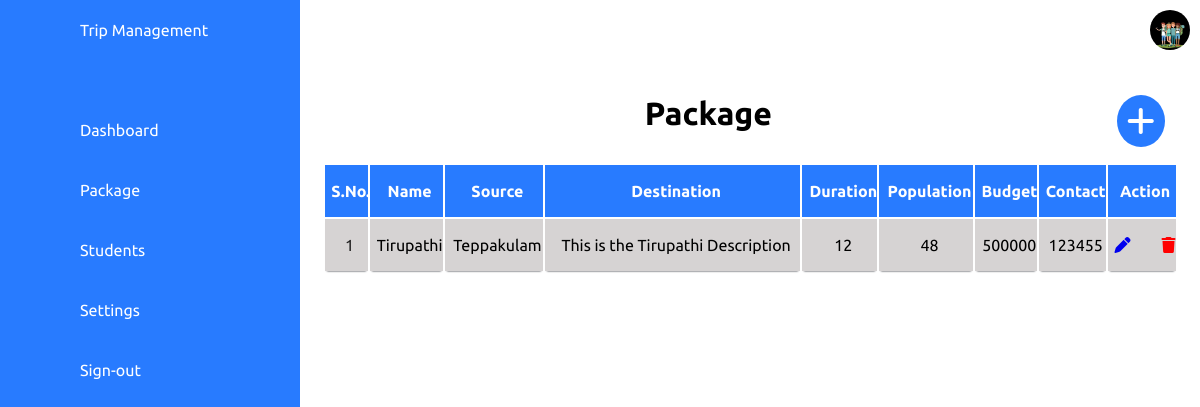
Screenshot of /admin/package.php with the database file from the repository.
### tables this page shows
CREATE TABLE `package` (
  `id` int(11) NOT NULL,
  `Name` varchar(255) NOT NULL,
  `Description` varchar(255) NOT NULL,
  `image` varchar(255) NOT NULL,
  `Source` varchar(255) NOT NULL,
  `Destination` varchar(255) NOT NULL,
  `Duration` varchar(255) NOT NULL,
  `Population` int(255) NOT NULL,
  `Budget` int(255) NOT NULL,
  `Contact` bigint(255) NOT NULL,
  `created_at` timestamp NOT NULL DEFAULT current_timestamp() ON UPDATE current_timestamp()
);

### admin/package.php (the view, shortened to what this page needs)
<?php include 'config/connection.php'; ?>
<!DOCTYPE html>
<html lang="en">
<head>
    <link rel="stylesheet" href="css/dashboard.css">
    <link rel="stylesheet" href="https://cdnjs.cloudflare.com/ajax/libs/font-awesome/6.6.0/css/all.min.css" />
</head>
<body>
    <div class="container">
        <?php include 'base.php'; ?>
         <div class="main">
            <div class="topbar">
                <div class="toggle">
                </div>
                <div class="user">
                    <img src="../images/bg-2.jpeg">
                </div>
            </div>
            <h1 class="content-title">Package <a href="addPackage.php"><i class="fa-solid fa-plus"></i></a> </h1>
            <table class="table_container">
                    <thead>
                      <tr>
                        <th><h1>S.No.</h1></th>
                        <th><h1>Name</h1></th>
                        <th><h1>Source</h1></th>
                        <th><h1>Destination</h1></th>
                        <th><h1>Duration</h1></th>
                        <th><h1>Population</h1></th>
                        <th><h1>Budget</h1></th>
                        <th><h1>Contact</h1></th>
                        <th><h1>Action</h1></th>
                      </tr>
                    </thead>
                    <tbody>
                      <?php
                        $sql = "SELECT * FROM package";
                        $result = $con->query($sql);
                        if ($result->num_rows > 0) {
                          $i = 1;
                          while($row = $result->fetch_assoc()) {
                      ?>
                      <tr>
                        <td><?php echo $i++; ?></td>
                        <td><?php echo $row["Name"]; ?></td>
                        <td><?php echo $row["Source"]; ?></td>
                        <td><?php echo $row["Description"]; ?></td>
                        <td><?php echo $row["Duration"]; ?></td>
                        <td><?php echo $row["Population"]; ?></td>
                        <td><?php echo $row["Budget"]; ?></td>
                        <td><?php echo $row["Contact"]; ?></td>
                        <td>
                            <a href="config/deleteRecord.php?id=<?php echo $row["id"]; ?>"><i class="fa-solid fa-pen"></i></a>
                            <a href="config/deleteRecord.php?table=package&id=<?php echo $row["id"]; ?>"><i class="fa-solid fa-trash"></i></a>
                        </td>
                      </tr>
                      <?php
                          }
                        }
                          else {
                            echo "0 results";
                          }
                    ?></tbody>
                  </table>
         </div>
    </div>
</body>
</html>

### admin/css/dashboard.css (style rules this page uses)
* { margin: 0; padding: 0; box-sizing: border-box; font-family: 'ubuntu',sans-serif; }
:root { --blue:#287bff; --white:#fff; --grey:#f5f5f5; --black:#222; --black2:#d6d3d3; }
body { min-width: 100vh; overflow-x: hidden; }
.container { position: relative; width: 100%; }
.main { position: absolute; width: calc(100% - 300px); left: 300px; min-height: 100vh; background: var(--white); transition: .5s; }
.topbar { width: 100%; height: 60px; display: flex; justify-content: space-between; align-items: center; padding: 0 10px; }
.toggle { position: relative; top: 0; width: 60px; height: 60px; display: flex; justify-content: center; align-items: center; font-size: 2.5em; }
.user { position: relative; min-width: 40px; height: 40px; border-radius: 50%; overflow: hidden; cursor: pointer; }
.user img { position: absolute; top: 0; left: 0; width: 100%; height: 100%; }
.table_container th h1 { font-weight: bold; font-size: 1em; text-align: center; color: var(--white); }
.content-title { text-align: center; margin-top: 1.1em; }
.content-title > a > i { float: right; margin-right: 1.1em; padding: 10px; color: white; border-radius: 50%; background-color: var(--blue); }
.table_container td { font-weight: normal; font-size: 1em; -webkit-box-shadow: 0 2px 2px -2px #0E1119; -moz-box-shadow: 0 2px 2px -2px #0E1119; box-shadow: 0 2px 2px -2px #0E1119; }
.table_container { text-align: left; overflow: hidden; width: 95%; margin: 1.9em auto; display: table; padding: 0 0 8em 0; }
.table_container td, .table_container th { padding-bottom: 2%; padding-top: 2%; padding-left:.8%; text-align: center; }
.table_container tr:nth-child(odd) { background-color: var(--black2); }
.table_container th { background-color: var(--blue); color: var(--white); }
.table_container td:first-child { color: var(--black); }
.fa-trash { color: red; margin-left: 1.7em; }

### rows the page displays
package: Name "Tirupathi", Source "Teppakulam", Description "This is the Tirupathi Description", Duration "12", Population "48", Budget "500000", Contact "123455"
